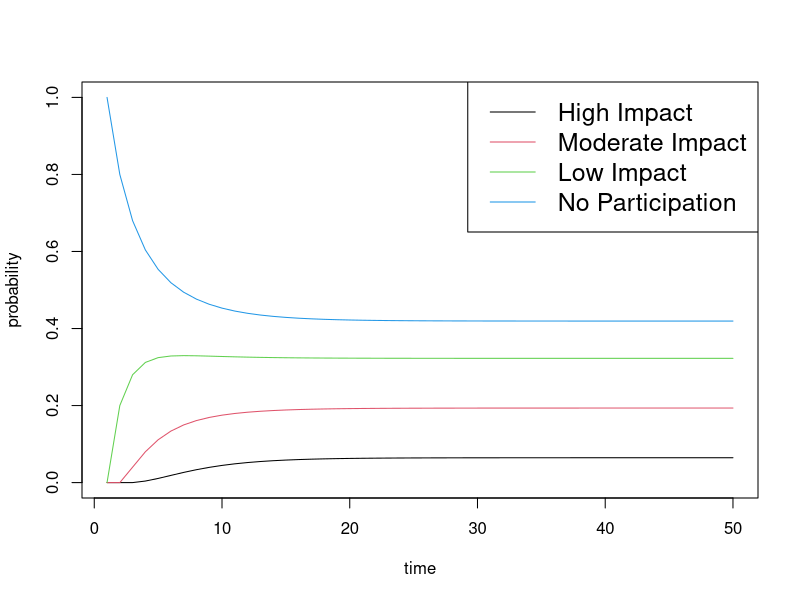

The R script that drew this image:

# Define the states
states <- c("High Impact", "Moderate Impact", "Low Impact", "No Participation")

# Define the transition probabilities by assumption
transition_probs <- matrix(c(
  0.7, 0.2, 0.1, 0.0,
  0.1, 0.6, 0.2, 0.1,
  0.0, 0.2, 0.6, 0.2,
  0.0, 0.0, 0.2, 0.8
), nrow = 4, byrow = TRUE)

# Create the transition matrix
transition_matrix <- as.data.frame(transition_probs, row.names = states, stringsAsFactors = FALSE)
colnames(transition_matrix) <- states

# Print the transition matrix
print(transition_matrix)


run.mc.sim <- function( P,   # probability transition matrix
                        num.iters=50, 
                        num.chains=150 )
{
  
  # number of possible states
  num.states <- nrow(P)
  
  # states X_t for all chains
  states     <- matrix(NA, ncol=num.chains, nrow=num.iters)
  
  # probability vectors pi^n through time
  all_probs  <- matrix(NA, nrow=num.iters, ncol=num.states)
  
  # forces chains to start in state 1
  pi_0      <- c(0,0,0,1)
  
  # initialize variables for first state 
  P_n           <- P
  all_probs[1,] <- pi_0
  states[1,]    <- 1
  
  for(t in 2:num.iters) {
    
    # pi^n for this iteration
    pi_n           <- pi_0 %*% P_n
    all_probs[t,]  <- pi_n
    
    for(chain_num in seq_len(num.chains)) {
      # probability vector to simulating next state 
      p                     <- P[ states[t-1,chain_num], ]
      states[t,chain_num]   <- which(rmultinom(1, 1, p) == 1)
    }
    
    # update probability transition matrix
    P_n           <- P_n %*% P
  }
  return(list(all.probs=all_probs, states=states))
}

sim1 <- run.mc.sim(transition_probs)

all.probs <- sim1[[1]]
matplot(all.probs, type='l', col=1:4, lty=1, ylab='probability', xlab='time')
legend('topright', c("High Impact", "Moderate Impact", "Low Impact", "No Participation"), lty=1, col=1:4,cex=1.5)


distribution <- sim1$all.probs

View(distribution)

result_matrix <- matrix(0, ncol = 4, nrow = 50)

nrow(sim1$all.probs)

# Loop through each row
for (i in 1:nrow(sim1$all.probs)) {
  # Multiply 0.075 to v1, 0.05 to v2, 0.035 to v3, and 0 to v4
  result_matrix[i, 1] <- 0.075 * distribution[i, 1]
  result_matrix[i, 2] <- 0.05 * distribution[i, 2]
  result_matrix[i, 3] <- 0.035 * distribution[i, 3]
  result_matrix[i, 4] <- 0 * distribution[i, 4]
}

# Print the resulting matrix
reduction <- rowSums(result_matrix)
View(reduction)
#* assumptions:
#* 
#* 1. Assumption: Sustained Effect:
#     * Some interventions maintain their impact consistently over time. For instance:
#         * A vaccination program may continue to protect individuals against a specific disease.
#         * Regular exercise might have a steady positive effect on health outcomes.
#     * Reference: Transient study of Markov models with time-dependent transition rates discusses modelling time-dependent rates in various contexts.
# 2. Assumption: Diminishing Returns:
#     * Interventions with high initial impact may experience diminishing returns. Initially, they lead to substantial improvements, but over time, the incremental benefit decreases.
#     * For example, a new drug may dramatically reduce mortality initially, but its effectiveness might plateau.
#     * Reference: Estimating Markov Transition Matrices Using Proportions Data explores credit risk models with time-dependent transition rates.
# 3. Assumption: Adaptive Behavior:
#     * Individuals may adapt their behaviour based on interventions. For instance:
#         * Awareness campaigns might lead to healthier lifestyle choices initially, but people may revert to old habits.
#         * Economic incentives (e.g., subsidies for healthy foods) may influence behaviour temporarily.
#     * Reference: Markov Analysis – A Brief Introduction discusses assumptions related to transitions.
# 4. Assumption: Lagged Effects:
#     * Some interventions may have delayed effects. Consider:
#         * Smoking cessation might take years to significantly reduce mortality.
#         * Environmental policies may impact health outcomes after a lag.
#     * Reference: A Procedure for Deriving Formulas to Convert Transition Rates provides formulas for converting rates.
# 5. Assumption: Steady Ongoing risk over time
#     * People have a steady ongoing risk over time, and thus health programs will have steady effects to reduce mortality.
#     * Even if someone makes bold changes to their lifestyle due to health initiatives, mortality effects will steadily increase/decrease.
#     * Reference: On the Use of Markov Models in Pharmacoeconomics: Pros and Cons and Implications for Policy Makers
# 6. Assumption: Time homogeneity of health programs
#     * The effectiveness of the health programs that we have chosen will remain steady over time.
#     * For example, the effectiveness of smoking cessation campaigns will neither improve or be impaired
#

